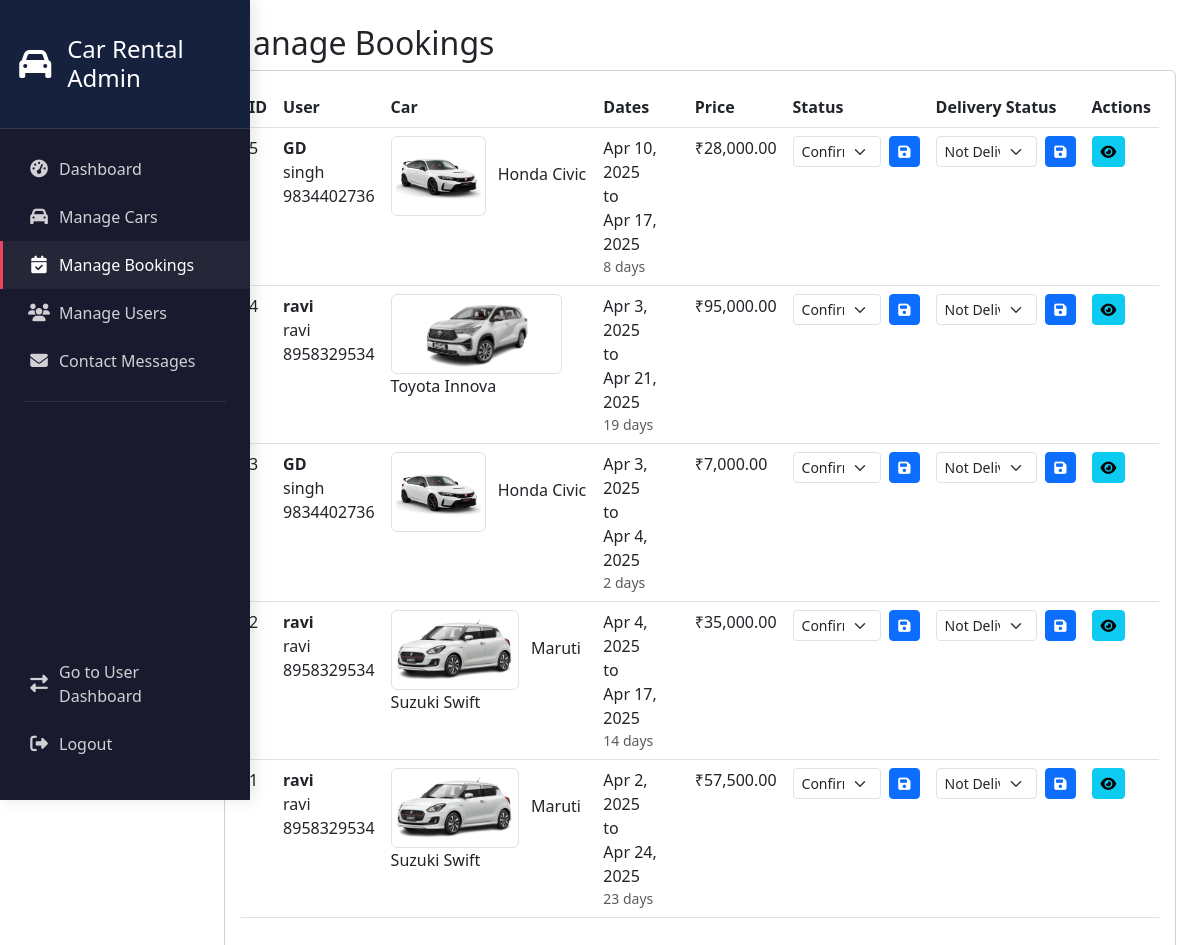
/admin/manage_bookings.php (signed in), run on the app's committed database.
### tables this page shows
CREATE TABLE `bookings` (
  `id` int(11) NOT NULL,
  `user_id` int(11) NOT NULL,
  `car_id` int(11) NOT NULL,
  `start_date` date NOT NULL,
  `end_date` date NOT NULL,
  `total_price` decimal(10,2) NOT NULL,
  `status` enum('pending','confirmed','cancelled') DEFAULT 'pending',
  `created_at` timestamp NOT NULL DEFAULT current_timestamp(),
  `payment_method` varchar(20) NOT NULL
);

CREATE TABLE `users` (
  `id` int(11) NOT NULL,
  `username` varchar(50) NOT NULL,
  `email` varchar(100) NOT NULL,
  `password` varchar(255) NOT NULL,
  `full_name` varchar(100) DEFAULT NULL,
  `phone` varchar(20) DEFAULT NULL,
  `is_admin` tinyint(1) DEFAULT 0,
  `created_at` timestamp NOT NULL DEFAULT current_timestamp()
);

CREATE TABLE `cars` (
  `id` int(11) NOT NULL,
  `make` varchar(50) NOT NULL,
  `model` varchar(50) NOT NULL,
  `year` int(11) DEFAULT NULL,
  `price_per_day` decimal(10,2) NOT NULL,
  `fuel_type` varchar(20) DEFAULT NULL,
  `mileage` varchar(20) DEFAULT NULL,
  `seats` int(11) DEFAULT NULL,
  `description` text DEFAULT NULL,
  `image_path` varchar(255) DEFAULT 'default-car.jpg',
  `available` tinyint(1) DEFAULT 1
);

### admin/manage_bookings.php (the view, shortened to what this page needs)
<?php
require_once '../includes/auth.php';
$bookings = $conn->query("
    SELECT b.*, u.username, u.full_name, u.phone,
           c.make, c.model, c.image_path, c.fuel_type, c.seats
    FROM bookings b
    JOIN users u ON b.user_id = u.id
    JOIN cars c ON b.car_id = c.id
    ORDER BY b.created_at DESC
")->fetch_all(MYSQLI_ASSOC);
?>
<!DOCTYPE html>
<html lang="en">
<head>
    <link href="https://cdn.jsdelivr.net/npm/bootstrap@5.3.0/dist/css/bootstrap.min.css" rel="stylesheet">
    <link rel="stylesheet" href="https://cdnjs.cloudflare.com/ajax/libs/font-awesome/6.4.0/css/all.min.css">
</head>
<body>
    <?php include 'sidebar.php'; ?>
    <div class="col-md-10 ms-sm-auto p-4">
        <h2>Manage Bookings</h2>
        <div class="card">
            <div class="card-body">
                <div class="table-responsive">
                    <table class="table table-hover">
                        <thead>
                            <tr>
                                <th>ID</th>
                                <th>User</th>
                                <th>Car</th>
                                <th>Dates</th>
                                <th>Price</th>
                                <th>Status</th>
                                <th>Delivery Status</th>
                                <th>Actions</th>
                            </tr>
                        </thead>
                        <tbody>
                            <?php foreach ($bookings as $booking): ?>
                            <tr>
                                <td><?= $booking['id'] ?></td>
                                <td>
                                    <strong><?= $booking['full_name'] ?></strong><br>
                                    <?= $booking['username'] ?><br>
                                    <?= $booking['phone'] ?>
                                </td>
                                <td>
                                    <img src="../assets/images/<?= $booking['image_path'] ?>" class="img-thumbnail me-2">
                                    <?= $booking['make'] ?> <?= $booking['model'] ?>
                                </td>
                                <td>
                                    <?= date('M j, Y', strtotime($booking['start_date'])) ?><br>
                                    to<br>
                                    <?= date('M j, Y', strtotime($booking['end_date'])) ?>
                                    <small class="d-block text-muted">
                                        <?=
                                            (strtotime($booking['end_date']) - strtotime($booking['start_date'])) / (60 * 60 * 24) + 1
                                        ?> days
                                    </small>
                                </td>
                                <td>₹<?= number_format($booking['total_price'], 2) ?></td>
                                <td>
                                    <form method="POST" class="d-flex">
                                        <select name="status" class="form-select form-select-sm me-2">
                                            <option value="confirmed" <?= $booking['status'] === 'confirmed' ? 'selected' : '' ?>>Confirmed</option>
                                        </select>
                                        <button type="submit" class="btn btn-sm btn-primary">
                                            <i class="fas fa-save"></i>
                                        </button>
                                    </form>
                                </td>
                                <td>
                                    <form method="POST" class="d-flex">
                                        <select name="delivery_status" class="form-select form-select-sm me-2">
                                            <option value="not_delivered" <?= ($booking['delivery_status'] ?? 'not_delivered') === 'not_delivered' ? 'selected' : '' ?>>Not Delivered</option>
                                        </select>
                                        <button type="submit" class="btn btn-sm btn-primary">
                                            <i class="fas fa-save"></i>
                                        </button>
                                    </form>
                                </td>
                                <td>
                                    <a href="#" class="btn btn-sm btn-info" data-bs-toggle="modal" data-bs-target="#bookingModal<?= $booking['id'] ?>">
                                        <i class="fas fa-eye"></i>
                                    </a>
                                </td>
                            </tr>
                            <?php endforeach; ?>
                        </tbody>
                    </table>
                </div>
            </div>
        </div>
    </div>
</body>
</html>

### admin/manage_bookings.php (style rules this page uses)
.img-thumbnail { max-height: 80px; width: auto; object-fit: cover; }

### admin/sidebar.php (style rules this page uses)
:root { --sidebar-width: 250px; --sidebar-dark: #1a1a2e; --sidebar-accent: #16213e; --primary-blue: #0f3460; --light-blue: #e94560; }

### data on the page
bookings: id "5", user.full_name "GD", user.username "singh", user.phone "9834402736", car.image_path (picture), car.make "Honda", car.model "Civic", start_date "Apr 10, 2025", end_date "Apr 17, 2025", end_date+start_date "8", total_price "28,000.00", status "Confirmed"
bookings: id "4", user.full_name "ravi", user.username "ravi", user.phone "8958329534", car.image_path (picture), car.make "Toyota", car.model "Innova", start_date "Apr 3, 2025", end_date "Apr 21, 2025", end_date+start_date "19", total_price "95,000.00", status "Confirmed"
bookings: id "3", user.full_name "GD", user.username "singh", user.phone "9834402736", car.image_path (picture), car.make "Honda", car.model "Civic", start_date "Apr 3, 2025", end_date "Apr 4, 2025", end_date+start_date "2", total_price "7,000.00", status "Confirmed"
bookings: id "2", user.full_name "ravi", user.username "ravi", user.phone "8958329534", car.image_path (picture), car.make "Maruti Suzuki", car.model "Swift", start_date "Apr 4, 2025", end_date "Apr 17, 2025", end_date+start_date "14", total_price "35,000.00", status "Confirmed"
bookings: id "1", user.full_name "ravi", user.username "ravi", user.phone "8958329534", car.image_path (picture), car.make "Maruti Suzuki", car.model "Swift", start_date "Apr 2, 2025", end_date "Apr 24, 2025", end_date+start_date "23", total_price "57,500.00", status "Confirmed"
